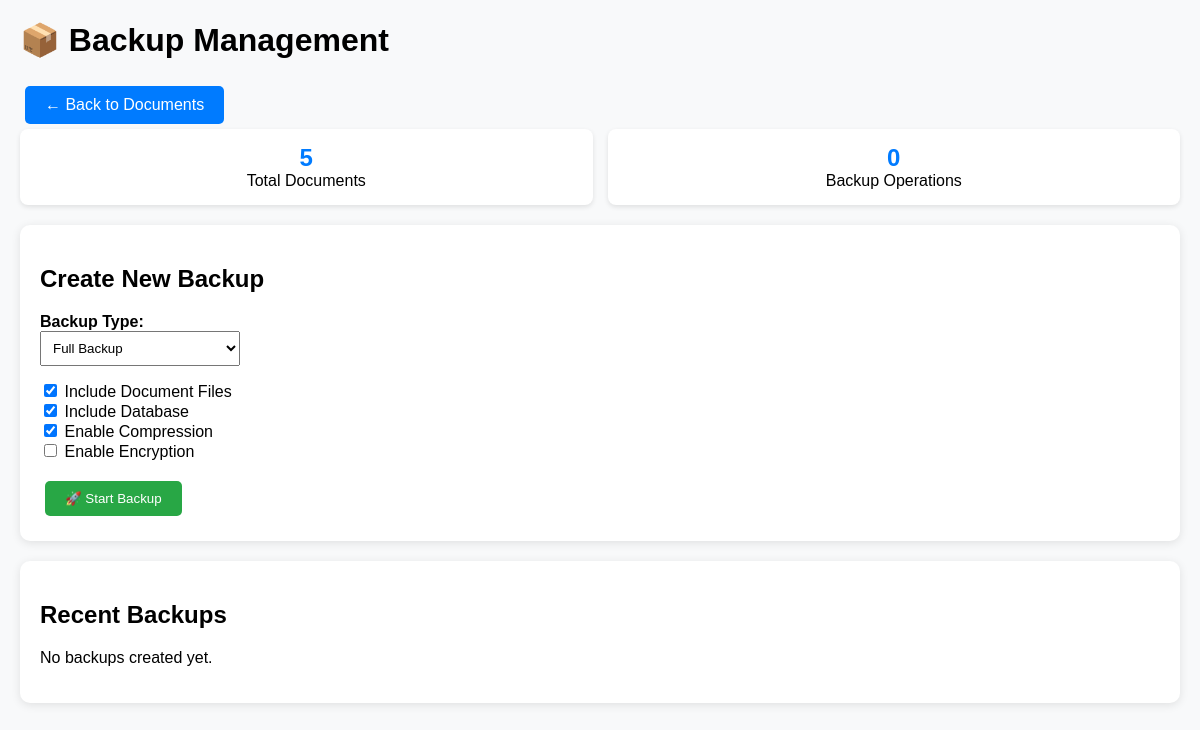
The app's page /documents/backup/ (signed in), older data.
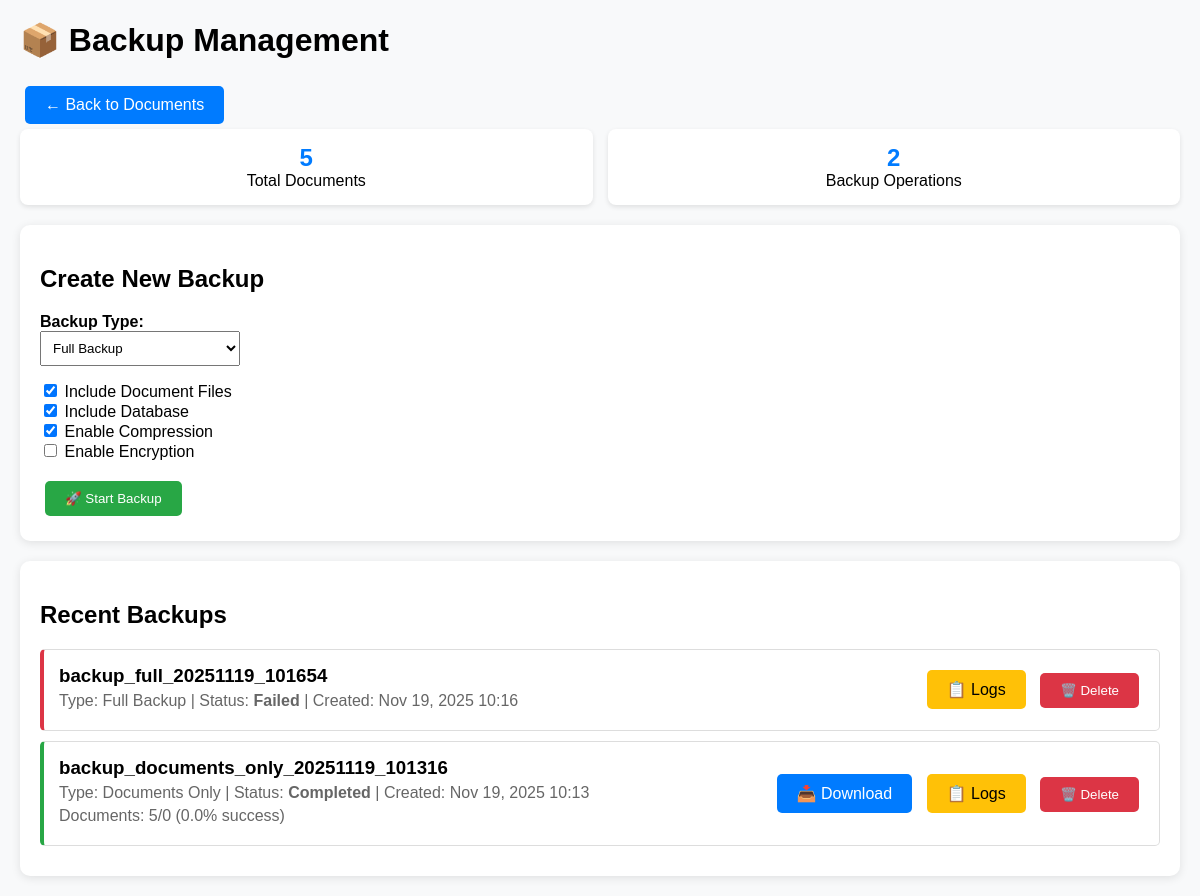
The same page, newer data.
### documents/models.py (models this page shows, shortened)
class BackupOperation(models.Model):
    BACKUP_TYPE_CHOICES = [
        ('FULL', 'Full Backup'),
        ('INCREMENTAL', 'Incremental Backup'),
        ('DOCUMENTS_ONLY', 'Documents Only'),
        ('DATABASE_ONLY', 'Database Only'),
    ]
    STATUS_CHOICES = [
        ('PENDING', 'Pending'),
        ('RUNNING', 'Running'),
        ('COMPLETED', 'Completed'),
        ('FAILED', 'Failed'),
        ('PARTIAL', 'Partial Success'),
    ]
    name = models.CharField(max_length=255, unique=True)
    backup_type = models.CharField(max_length=20, choices=BACKUP_TYPE_CHOICES)
    status = models.CharField(max_length=20, choices=STATUS_CHOICES, default='PENDING')
    backup_file = models.FileField(upload_to='backups/', blank=True, null=True)
    file_size = models.BigIntegerField(default=0)  # in bytes
    total_documents = models.IntegerField(default=0)
    backed_up_documents = models.IntegerField(default=0)
    failed_documents = models.IntegerField(default=0)
    started_at = models.DateTimeField(null=True, blank=True)
    completed_at = models.DateTimeField(null=True, blank=True)
    created_by = models.ForeignKey(
        settings.AUTH_USER_MODEL,
        on_delete=models.SET_NULL,
        null=True,
        blank=True
    )
    include_files = models.BooleanField(default=True)
    include_database = models.BooleanField(default=True)
    compression = models.BooleanField(default=True)
    encryption_key = models.TextField(blank=True)  # Store encrypted key
    error_log = models.TextField(blank=True)
    class Meta:
        ordering = ['-started_at']
        verbose_name = 'Backup Operation'
        verbose_name_plural = 'Backup Operations'
    @property
    def success_rate(self):
        if self.total_documents > 0:
            return (self.backed_up_documents / self.total_documents) * 100
        return 0

### documents/views_backup.py (the view)
# urls.py: path('backup/', views_backup.backup_dashboard, name='backup_dashboard'),
@login_required
@staff_required
def backup_dashboard(request):
    backups = BackupOperation.objects.all()[:10]  # Show last 10 backups
    total_documents = Document.objects.count()
    context = {
        'backups': backups,
        'total_documents': total_documents,
        'backup_types': BackupOperation.BACKUP_TYPE_CHOICES,
    }
    return render(request, 'documents/backup_dashboard.html', context)

### documents/views_backup.py (called while the page is built)
def staff_required(function=None):
    actual_decorator = user_passes_test(
        lambda u: u.is_authenticated and u.is_staff,
        login_url='/login/',
        redirect_field_name='next'
    )
    if function:
        return actual_decorator(function)
    return actual_decorator

### templates/documents/backup_dashboard.html (shortened to what the changed rows need)
<!DOCTYPE html>
<html>
<head>
</head>
<body>
    <div class="container">
        <h1>📦 Backup Management</h1>
        <div class="stats">
            <div class="stat-card">
                <div class="stat-number">{{ backups|length }}</div>
                <div class="stat-label">Backup Operations</div>
            </div>
        </div>
        <div class="card">
            <h2>Create New Backup</h2>
        </div>
        <div class="card">
            <h2>Recent Backups</h2>
            {% if backups %}
            <div class="backup-list">
                {% for backup in backups %}
                <div class="backup-item status-{{ backup.status|lower }}">
                    <div style="display: flex; justify-content: between; align-items: center;">
                        <div style="flex: 1;">
                            <h3 style="margin: 0;">{{ backup.name }}</h3>
                            <p style="margin: 5px 0; color: #666;">
                                Type: {{ backup.get_backup_type_display }} |
                                Status: <strong>{{ backup.get_status_display }}</strong> |
                                Created: {{ backup.started_at|date:"M d, Y H:i" }}
                            </p>
                            {% if backup.backed_up_documents %}
                            <p style="margin: 5px 0; color: #666;">
                                Documents: {{ backup.backed_up_documents }}/{{ backup.total_documents }}
                                ({{ backup.success_rate|floatformat:1 }}% success)
                            </p>
                            {% endif %}
                        </div>
                        <div>
                            {% if backup.status == 'COMPLETED' and backup.backup_file %}
                                <a href="{% url 'documents:download_backup' backup.id %}" class="btn btn-primary">📥 Download</a>
                            {% endif %}
                            <a href="{% url 'documents:backup_logs' backup.id %}" class="btn btn-warning">📋 Logs</a>
                            <form method="post" action="{% url 'documents:delete_backup' backup.id %}" style="display: inline;">
                                <button type="submit" class="btn btn-danger" onclick="return confirm('Delete this backup?')">🗑️ Delete</button>
                            </form>
                        </div>
                    </div>
                </div>
                {% endfor %}
            </div>
            {% else %}
            <p>No backups created yet.</p>
            {% endif %}
        </div>
    </div>
</body>
</html>

Row changes from the older to the newer data that the page shows:
added BackupOperation: name "backup_full_20251119_101654", backup_type "Full Backup", status "Failed", started_at "Nov 19, 2025 10:16"
added BackupOperation: name "backup_documents_only_20251119_101316", backup_type "Documents Only", status "Completed", started_at "Nov 19, 2025 10:13", backed_up_documents "5", total_documents "0", success_rate "0.0", shows "📥 Download"
Text that changed along with them:
{{ backups|length }}: "0" → "2"
text no longer shown: "No backups created yet."
